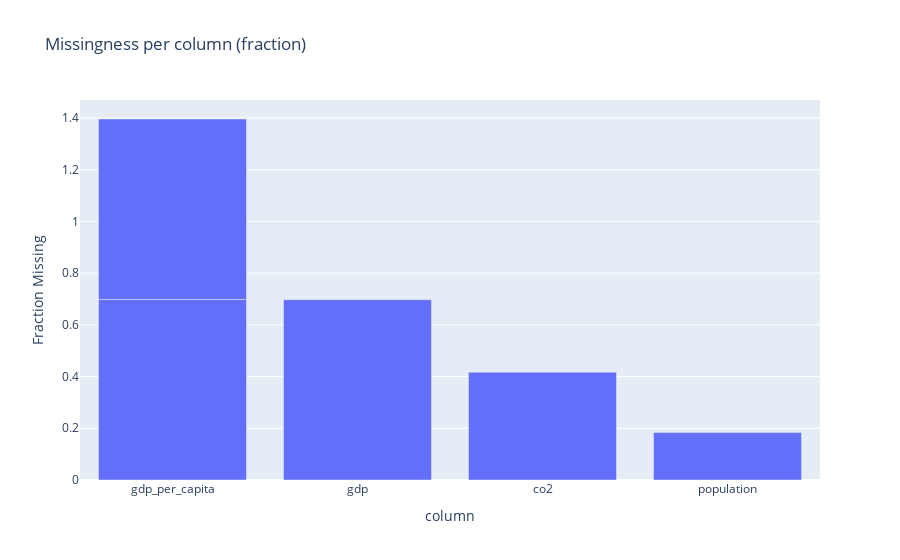

The code cell stored with this chart in its notebook:
### Code cell
import plotly.express as px

missing = co2[cols].isna().mean().reset_index()
missing.columns = ['column','missing_fraction']

fig = px.bar(missing.sort_values('missing_fraction', ascending=False),
             x='column', y='missing_fraction',
             title='Missingness per column (fraction)',
             labels={'missing_fraction':'Fraction Missing'})
fig.show()

### Figure 1 — Plotly figure (JSON) as saved in the notebook; plotly's stock layout.template omitted (floating-point values rounded to 4 significant figures)
{"data": [{"hovertemplate": "column=%{x}<br>Fraction Missing=%{y}<extra></extra>", "legendgroup": "", "marker": {"color": "#636efa", "pattern": {"shape": ""}}, "name": "", "orientation": "v", "showlegend": false, "textposition": "auto", "type": "bar", "x": ["gdp_per_capita", "gdp_per_capita", "gdp", "co2", "population"], "xaxis": "x", "y": [0.6981, 0.6981, 0.6974, 0.4171, 0.1833], "yaxis": "y"}], "layout": {"barmode": "relative", "legend": {"tracegroupgap": 0}, "title": {"text": "Missingness per column (fraction)"}, "xaxis": {"anchor": "y", "domain": [0, 1], "title": {"text": "column"}}, "yaxis": {"anchor": "x", "domain": [0, 1], "title": {"text": "Fraction Missing"}}}}
